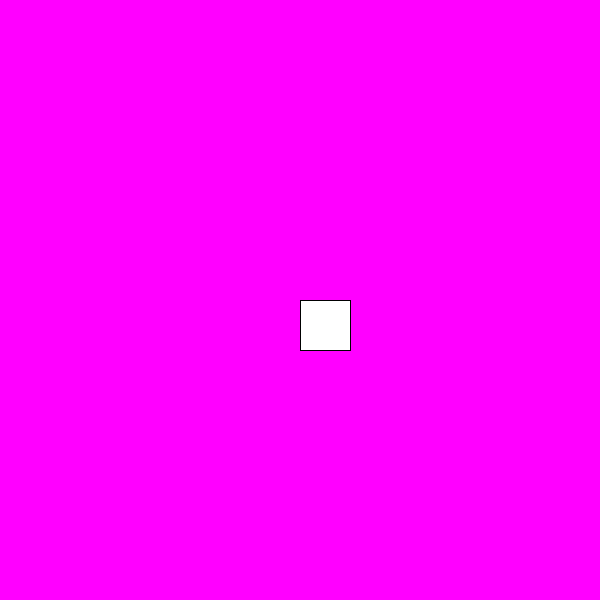
Frame 1 (no input)
Frame 60 (the mouse pressed at the canvas centre just before this capture): identical to frame 1, image omitted
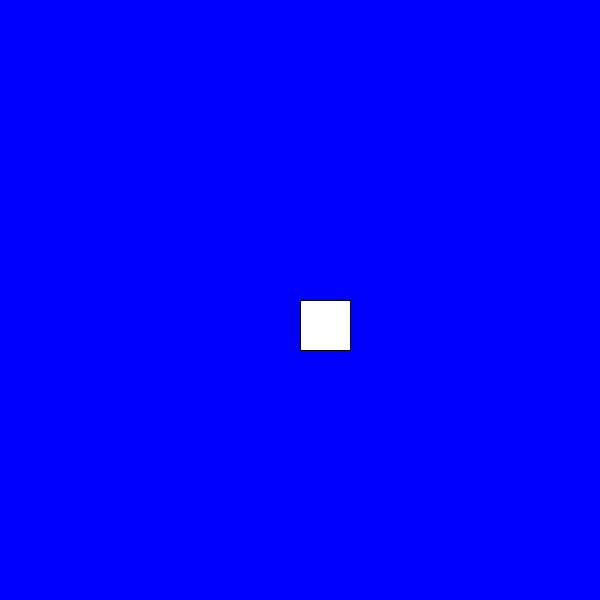
Frame 120 (the mouse held since frame 60 and released just before this capture)

The Processing sketch that drew these frames (run headless with seeded random() and noise(); from frame 60 on, the mouse is pressed at the canvas centre):

// Processing sketch: week5_cases
// ── week5_cases.pde
int sceneNumber = 0;

void setup(){
  //fullScreen();
  size(600, 600);
  
}

void draw(){
 switch(sceneNumber){
   case 0:
     scene0();
   break; //kinda like push pop. break btwn cases
   
   case 1:
     scene1();
   break;
   
   case 2:
     scene2();
   break;
   
   case 3:
     sceneNumber = 0;
    break;
 }
}

void mousePressed(){
  if (sceneNumber != 1){
  sceneNumber++;
  }
}

void scene0(){
  background(255, 0, 255);
  rect(width/2, height/2, 50, 50);
}

void scene1(){
  background(255, 0, 0);
  if(mousePressed && dist(mouseX, mouseY, width/2, height/2)<25){
     sceneNumber = 2;
  }
  ellipse(width/2, height/2, 50, 50);
}

void scene2(){
  background(0, 0, 255);
  rect(width/2, height/2, 50, 50);
}
